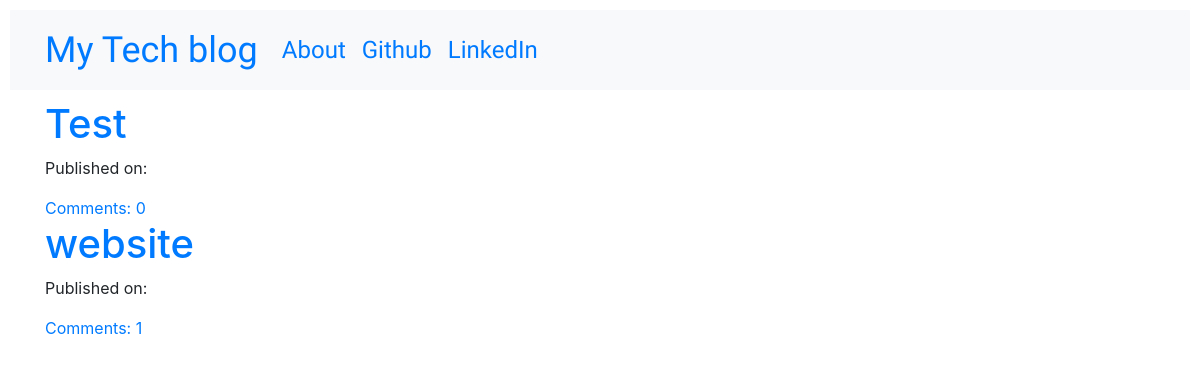
The page / on the database its author committed.
### blog/models.py (models this page shows, shortened)
class Post(models.Model):
    author = models.ForeignKey('auth.User', on_delete = models.CASCADE)
    title = models.CharField(max_length=200)
    text = models.TextField()
    create_date = models.DateTimeField(default = timezone.now)
    published_date = models.DateTimeField(blank = True, null = True)
    def approve_comments(self):
        return self.comments.filter(approved_comment=True)

### blog/views.py (the view)
# urls.py: url(r'^$', views.PostListView.as_view(), name='post_list'),
class PostListView(ListView):
    model = Post
    def get_queryset(self):
        return Post.objects.filter(published_date__lte=timezone.now()).order_by('-published_date')

### blog/templates/blog/post_list.html
{% extends 'blog/base.html' %}
{% block content %}
<div class="centerstage">
  {% for post in post_list %}
    <div class="post">
      <h1><a href="{% url 'post_detail' pk=post.pk %}">{{ post.title }}</a></h1>
      <div class="date">
        <p>Published on: {{ post.published|date:"D m Y" }}</p>
      </div>
      <a href="{% url 'post_detail' pk=post.pk %}">Comments: {{ post.approve_comments.count }}</a>
    </div>
  {% endfor %}
</div>
{% endblock %}

### blog/static/css/blog.css (style rules this page uses)
.centerstage { margin-left: auto; margin-right: auto; }
.loader { filter:hue-rotate(0deg); color:linear-gradient(45deg,#0f8,#08f); animation:hue 10000ms infinite linear; }

### rows shown on the page
Post: title "Test", approve_comments.count "0"
Post: title "website", approve_comments.count "1"
